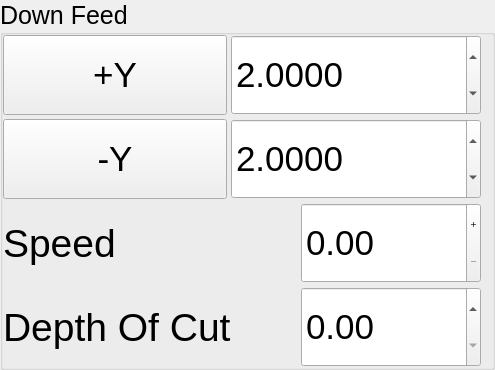
           <widget class="QGroupBox" name="groupBox_19">
            <property name="font">
             <font>
              <pointsize>19</pointsize>
             </font>
            </property>
            <property name="layoutDirection">
             <enum>Qt::LeftToRight</enum>
            </property>
            <property name="title">
             <string>Down Feed</string>
            </property>
            <property name="alignment">
             <set>Qt::AlignLeading|Qt::AlignLeft|Qt::AlignTop</set>
            </property>
            <property name="flat">
             <bool>false</bool>
            </property>
            <layout class="QGridLayout" name="gridLayout_6">
             <property name="leftMargin">
              <number>0</number>
             </property>
             <property name="topMargin">
              <number>0</number>
             </property>
             <property name="bottomMargin">
              <number>0</number>
             </property>
             <property name="spacing">
              <number>4</number>
             </property>
             <item row="1" column="0">
              <widget class="QPushButton" name="y_min_here_pb">
               <property name="sizePolicy">
                <sizepolicy hsizetype="Minimum" vsizetype="Minimum">
                 <horstretch>120</horstretch>
                 <verstretch>0</verstretch>
                </sizepolicy>
               </property>
               <property name="minimumSize">
                <size>
                 <width>120</width>
                 <height>80</height>
                </size>
               </property>
               <property name="font">
                <font>
                 <pointsize>26</pointsize>
                </font>
               </property>
               <property name="text">
                <string>-Y</string>
               </property>
              </widget>
             </item>
             <item row="0" column="0">
              <widget class="QPushButton" name="y_max_here_pb">
               <property name="sizePolicy">
                <sizepolicy hsizetype="Minimum" vsizetype="Minimum">
                 <horstretch>120</horstretch>
                 <verstretch>0</verstretch>
                </sizepolicy>
               </property>
               <property name="minimumSize">
                <size>
                 <width>120</width>
                 <height>80</height>
                </size>
               </property>
               <property name="font">
                <font>
                 <pointsize>26</pointsize>
                </font>
               </property>
               <property name="text">
                <string>+Y</string>
               </property>
              </widget>
             </item>
             <item row="3" column="2">
              <widget class="QDoubleSpinBox" name="y_downfeed_sb">
               <property name="minimumSize">
                <size>
                 <width>0</width>
                 <height>80</height>
                </size>
               </property>
               <property name="font">
                <font>
                 <pointsize>26</pointsize>
                </font>
               </property>
               <property name="buttonSymbols">
                <enum>QAbstractSpinBox::UpDownArrows</enum>
               </property>
               <property name="maximum">
                <double>99999.990000000005239</double>
               </property>
               <property name="singleStep">
                <double>0.0005</double>
               </property>
               <property name="input" stdset="0">
                <string>number</string>
               </property>
               <property name="function" stdset="0">
                <string>hal_pin</string>
               </property>
               <property name="pin_name" stdset="0">
                <string>y_downfeed</string>
               </property>
               <property name="hal_type" stdset="0">
                <string>HAL_FLOAT</string>
               </property>
               <property name="hal_dir" stdset="0">
                <string>HAL_OUT</string>
                </property>
              </widget>
             </item>
             <item row="3" column="0" colspan="2">
              <widget class="QLabel" name="label_41">
               <property name="sizePolicy">
                <sizepolicy hsizetype="Preferred" vsizetype="Preferred">
                 <horstretch>0</horstretch>
                 <verstretch>0</verstretch>
                </sizepolicy>
               </property>
               <property name="font">
                <font>
                 <pointsize>29</pointsize>
                </font>
               </property>
               <property name="text">
                <string>Depth Of Cut</string>
               </property>
               <property name="scaledContents">
                <bool>false</bool>
               </property>
               <property name="wordWrap">
                <bool>true</bool>
               </property>
              </widget>
             </item>
             <item row="1" column="1" colspan="2">
              <widget class="QDoubleSpinBox" name="y_min_edit">
               <property name="sizePolicy">
                <sizepolicy hsizetype="Expanding" vsizetype="Fixed">
                 <horstretch>0</horstretch>
                 <verstretch>0</verstretch>
                </sizepolicy>
               </property>
               <property name="minimumSize">
                <size>
                 <width>0</width>
                 <height>80</height>
                </size>
               </property>
               <property name="font">
                <font>
                 <pointsize>26</pointsize>
                </font>
               </property>
               <property name="mouseTracking">
                <bool>true</bool>
               </property>
               <property name="decimals">
                <number>4</number>
               </property>
               <property name="minimum">
                <double>-999999.989999999990687</double>
               </property>
               <property name="maximum">
                <double>999999.989999999990687</double>
               </property>
               <property name="singleStep">
                <double>0.100000000000000</double>
               </property>
               <property name="value">
                <double>2.000000000000000</double>
               </property>
               <property name="input" stdset="0">
                <string>number</string>
               </property>
               <property name="function" stdset="0">
                <string>hal_pin</string>
               </property>
               <property name="pin_name" stdset="0">
                <string>y_min</string>
               </property>
               <property name="hal_type" stdset="0">
                <string>HAL_FLOAT</string>
               </property>
               <property name="hal_dir" stdset="0">
                <string>HAL_OUT</string>
               </property>
              </widget>
             </item>
             <item row="0" column="1" colspan="2">
              <widget class="QDoubleSpinBox" name="y_max_edit">
               <property name="sizePolicy">
                <sizepolicy hsizetype="Expanding" vsizetype="Fixed">
                 <horstretch>0</horstretch>
                 <verstretch>0</verstretch>
                </sizepolicy>
               </property>
               <property name="minimumSize">
                <size>
                 <width>0</width>
                 <height>80</height>
                </size>
               </property>
               <property name="font">
                <font>
                 <pointsize>26</pointsize>
                </font>
               </property>
               <property name="mouseTracking">
                <bool>true</bool>
               </property>
               <property name="decimals">
                <number>4</number>
               </property>
               <property name="minimum">
                <double>-999999.989999999990687</double>
               </property>
               <property name="maximum">
                <double>999999.989999999990687</double>
               </property>
               <property name="singleStep">
                <double>0.100000000000000</double>
               </property>
               <property name="value">
                <double>2.000000000000000</double>
               </property>
               <property name="input" stdset="0">
                <string>number</string>
               </property>
               <property name="function" stdset="0">
                <string>hal_pin</string>
               </property>
               <property name="pin_name" stdset="0">
                <string>y_max</string>
               </property>
               <property name="hal_type" stdset="0">
                <string>HAL_FLOAT</string>
               </property>
               <property name="hal_dir" stdset="0">
                <string>HAL_OUT</string>
               </property>
              </widget>
             </item>
             <item row="2" column="2">
              <widget class="QDoubleSpinBox" name="y_speed_sb">
               <property name="minimumSize">
                <size>
                 <width>0</width>
                 <height>80</height>
                </size>
               </property>
               <property name="font">
                <font>
                 <pointsize>26</pointsize>
                </font>
               </property>
               <property name="buttonSymbols">
                <enum>QAbstractSpinBox::PlusMinus</enum>
               </property>
               <property name="maximum">
                <double>99999.000000000000000</double>
               </property>
               <property name="singleStep">
                <double>10.000000000000000</double>
               </property>
               <property name="input" stdset="0">
                <string>number</string>
               </property>
               <property name="function" stdset="0">
                <string>hal_pin</string>
               </property>
               <property name="pin_name" stdset="0">
                <string>y_speed</string>
               </property>
               <property name="hal_type" stdset="0">
                <string>HAL_FLOAT</string>
               </property>
               <property name="hal_dir" stdset="0">
                <string>HAL_OUT</string>
                </property>
              </widget>
             </item>
             <item row="2" column="0" colspan="2">
              <widget class="QLabel" name="label_46">
               <property name="font">
                <font>
                 <pointsize>29</pointsize>
                </font>
               </property>
               <property name="text">
                <string>Speed</string>
               </property>
              </widget>
             </item>
            </layout>
           </widget>
